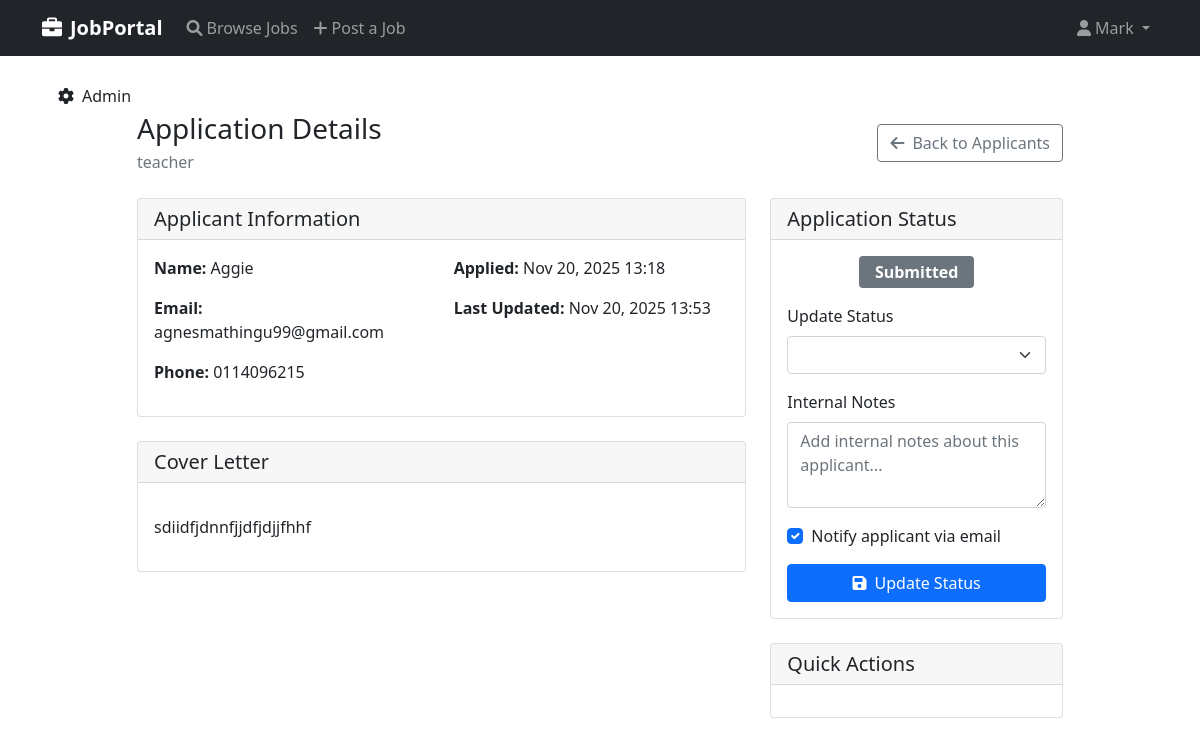
/jobs/application/2/ (signed in), run on the app's committed database.
### users/models.py (models this page shows, shortened)
class CustomUser(AbstractUser):
    USER_TYPES = [
        ('job_seeker', 'Job Seeker'),
        ('employer', 'Employer'),
        ('admin', 'Administrator'),
    ]
    user_type = models.CharField(max_length=20, choices=USER_TYPES, default='job_seeker')
    phone_number = models.CharField(max_length=15, blank=True)
    profile_picture = models.ImageField(upload_to='profile_pics/', blank=True, null=True)

### jobs/models.py (models this page shows, shortened)
class Application(models.Model):
    STATUS_CHOICES = [
        ('submitted', 'Submitted'),
        ('under_review', 'Under Review'),
        ('shortlisted', 'Shortlisted'),
        ('rejected', 'Rejected'),
        ('accepted', 'Accepted'),
    ]
    job = models.ForeignKey(Job, on_delete=models.CASCADE, related_name='applications')
    applicant = models.ForeignKey(settings.AUTH_USER_MODEL, on_delete=models.CASCADE, related_name='applications')
    cover_letter = models.TextField()
    resume = models.FileField(
        upload_to='applications/resumes/',
        validators=[FileExtensionValidator(allowed_extensions=['pdf', 'doc', 'docx'])]
    )
    applied_date = models.DateTimeField(auto_now_add=True)
    status = models.CharField(max_length=20, choices=STATUS_CHOICES, default='submitted')
    notes = models.TextField(blank=True)
    class Meta:
        unique_together = ['job', 'applicant']
        ordering = ['-applied_date']

class Job(models.Model):
    JOB_TYPES = [
        ('full_time', 'Full Time'),
        ('part_time', 'Part Time'),
        ('contract', 'Contract'),
        ('internship', 'Internship'),
        ('remote', 'Remote'),
    ]
    EXPERIENCE_LEVELS = [
        ('entry', 'Entry Level'),
        ('mid', 'Mid Level'),
        ('senior', 'Senior Level'),
    ]
    title = models.CharField(max_length=200)
    company = models.ForeignKey(Company, on_delete=models.CASCADE)
    employer = models.ForeignKey(settings.AUTH_USER_MODEL, on_delete=models.CASCADE, related_name='jobs')
    description = models.TextField()
    requirements = models.TextField()
    location = models.CharField(max_length=100)
    job_type = models.CharField(max_length=20, choices=JOB_TYPES)
    experience_level = models.CharField(max_length=20, choices=EXPERIENCE_LEVELS, default='entry')
    salary = models.DecimalField(
        max_digits=10,
        decimal_places=2,
        blank=True,
        null=True,
        validators=[MinValueValidator(0)]
    )
    application_deadline = models.DateTimeField()
    is_active = models.BooleanField(default=True)
    created_at = models.DateTimeField(auto_now_add=True)
    updated_at = models.DateTimeField(auto_now=True)
    class Meta:
        ordering = ['-created_at']

### jobs/views.py (the view)
# urls.py: path('application/<int:application_id>/', views.application_detail, name='application_detail'),
@login_required
def application_detail(request, application_id):
    if request.user.user_type != 'employer':
        messages.error(request, 'Access denied.')
        return redirect('home')
    application = get_object_or_404(
        Application,
        id=application_id,
        job__employer=request.user
    )
    context = {
        'application': application,
    }
    return render(request, 'jobs/application_details.html', context)

### jobs/templates/jobs/application_details.html (shortened to what this page needs)
{% extends 'jobs/base.html' %}
{% block content %}
<div class="row justify-content-center">
    <div class="col-md-10">
        <div class="d-flex justify-content-between align-items-center mb-4">
            <div>
                <h1 class="h3 mb-1">Application Details</h1>
                <p class="text-muted mb-0">{{ application.job.title }}</p>
            </div>
            <a href="{% url 'view_applicants' application.job.id %}" class="btn btn-outline-secondary">
                <i class="fas fa-arrow-left me-2"></i>Back to Applicants
            </a>
        </div>
        <div class="row">
            <div class="col-md-8">
                <div class="card mb-4">
                    <div class="card-header">
                        <h5 class="mb-0">Applicant Information</h5>
                    </div>
                    <div class="card-body">
                        <div class="row">
                            <div class="col-md-6">
                                <p><strong>Name:</strong> {{ application.applicant.get_full_name|default:application.applicant.username }}</p>
                                <p><strong>Email:</strong> {{ application.applicant.email }}</p>
                                <p><strong>Phone:</strong> {{ application.applicant.phone_number|default:"Not provided" }}</p>
                            </div>
                            <div class="col-md-6">
                                <p><strong>Applied:</strong> {{ application.applied_date|date:"M d, Y H:i" }}</p>
                                <p><strong>Last Updated:</strong> {{ application.last_status_update|date:"M d, Y H:i" }}</p>
                            </div>
                        </div>
                    </div>
                </div>
                <div class="card mb-4">
                    <div class="card-header">
                        <h5 class="mb-0">Cover Letter</h5>
                    </div>
                    <div class="card-body">
                        <p>{{ application.cover_letter|linebreaks }}</p>
                    </div>
                </div>
            </div>
            <div class="col-md-4">
                <div class="card mb-4">
                    <div class="card-header">
                        <h5 class="mb-0">Application Status</h5>
                    </div>
                    <div class="card-body">
                        <div class="text-center mb-3">
                            <span class="badge
                                {% if application.status == 'submitted' %}bg-secondary
                                {% elif application.status == 'under_review' %}bg-primary
                                {% elif application.status == 'shortlisted' %}bg-warning
                                {% elif application.status == 'accepted' %}bg-success
                                {% elif application.status == 'interview_scheduled' %}bg-info
                                {% else %}bg-danger{% endif %} fs-6 px-3 py-2">
                                {{ application.get_status_display }}
                            </span>
                        </div>
                        <form method="post" action="{% url 'update_application_status' application.id %}">
                            <div class="mb-3">
                                <label class="form-label">Update Status</label>
                                <select name="status" class="form-select" required>
                                </select>
                            </div>
                            <div class="mb-3">
                                <label class="form-label">Internal Notes</label>
                                <textarea name="employer_notes" class="form-control" rows="3"
                                          placeholder="Add internal notes about this applicant...">{{ application.employer_notes }}</textarea>
                            </div>
                            <div class="form-check mb-3">
                                <input class="form-check-input" type="checkbox" name="notify_applicant" id="notifyApplicant" checked>
                                <label class="form-check-label" for="notifyApplicant">
                                    Notify applicant via email
                                </label>
                            </div>
                            <button type="submit" class="btn btn-primary w-100">
                                <i class="fas fa-save me-2"></i>Update Status
                            </button>
                        </form>
                    </div>
                </div>
                <div class="card">
                    <div class="card-header">
                        <h5 class="mb-0">Quick Actions</h5>
                    </div>
                    <div class="card-body">
                    </div>
                </div>
            </div>
        </div>
    </div>
</div>
{% endblock %}

### jobs/templates/jobs/base.html (shortened to what this page needs)
<!DOCTYPE html>
<html lang="en">
<head>
    <link href="https://cdn.jsdelivr.net/npm/bootstrap@5.1.3/dist/css/bootstrap.min.css" rel="stylesheet">
    <link rel="stylesheet" href="https://cdnjs.cloudflare.com/ajax/libs/font-awesome/6.0.0/css/all.min.css">
</head>
<body>
   <nav class="navbar navbar-expand-lg navbar-dark bg-dark">
    <div class="container">
        <a class="navbar-brand" href="{% url 'home' %}">
            <i class="fas fa-briefcase me-2"></i>JobPortal
        </a>
        <div class="collapse navbar-collapse" id="navbarNav">
            <ul class="navbar-nav me-auto">
                <li class="nav-item">
                    <a class="nav-link" href="{% url 'job_list' %}">
                        <i class="fas fa-search me-1"></i>Browse Jobs
                    </a>
                </li>
                {% if user.is_authenticated and user.user_type == 'employer' %}
                <li class="nav-item">
                    <a class="nav-link" href="{% url 'create_job' %}">
                        <i class="fas fa-plus me-1"></i>Post a Job
                    </a>
                </li>
                {% endif %}
            </ul>
            <ul class="navbar-nav ms-auto">
                {% if user.is_authenticated %}
                <li class="nav-item dropdown">
                    <a class="nav-link dropdown-toggle" href="#" id="navbarDropdown" role="button" data-bs-toggle="dropdown">
                        <i class="fas fa-user me-1"></i>{{ user.username }}
                    </a>
                </li>
                {% endif %}
            </ul>
        </div>
    </div>
</nav>
    <div class="container mt-4">
        <footer>
            <a class="dropdown-item" href="/admin/" target="_blank">
                            <i class="fas fa-cog me-2"></i>Admin
                        </a>
                    </footer>
        {% block content %}
        {% endblock %}
    </div>
</body>
</html>

### jobs/templates/jobs/base.html (style rules this page uses)
.navbar-brand { font-weight: bold; }

### data on the page
CustomUser: username "Mark"
Application: job "teacher", applicant.get_full_name "Aggie", applicant.email "agnesmathingu99@gmail.com", applicant.phone_number "0114096215", applied_date "Nov 20, 2025 13:18", last_status_update "Nov 20, 2025 13:53", cover_letter "sdiidfjdnnfjjdfjdjjfhhf", status "Submitted"
